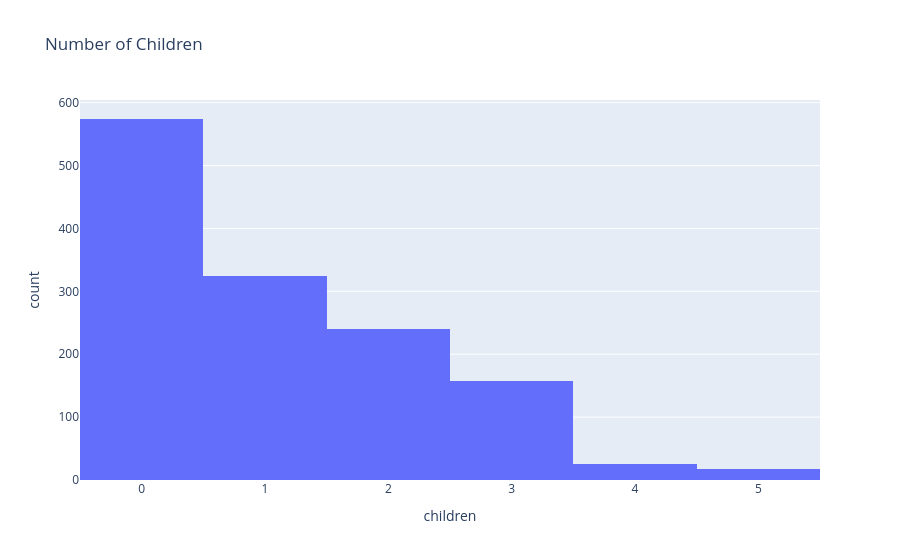

The cell this chart's notebook holds for it:
### Code cell
px.histogram(medical_df, x="children", title="Number of Children")

### Figure 1 — Plotly figure (JSON) as saved in the notebook; plotly's stock layout.template omitted (floating-point values rounded to 4 significant figures; data arrays with more than 128 entries replaced by an {"elided": "..."} marker saying what was removed)
{"data": [{"bingroup": "x", "hovertemplate": "children=%{x}<br>count=%{y}<extra></extra>", "legendgroup": "", "marker": {"color": "#636efa", "pattern": {"shape": ""}}, "name": "", "orientation": "v", "showlegend": false, "type": "histogram", "x": {"elided": "1338 int values"}, "xaxis": "x", "yaxis": "y"}], "layout": {"barmode": "relative", "legend": {"tracegroupgap": 0}, "title": {"text": "Number of Children"}, "xaxis": {"anchor": "y", "domain": [0, 1], "title": {"text": "children"}}, "yaxis": {"anchor": "x", "domain": [0, 1], "title": {"text": "count"}}}}
